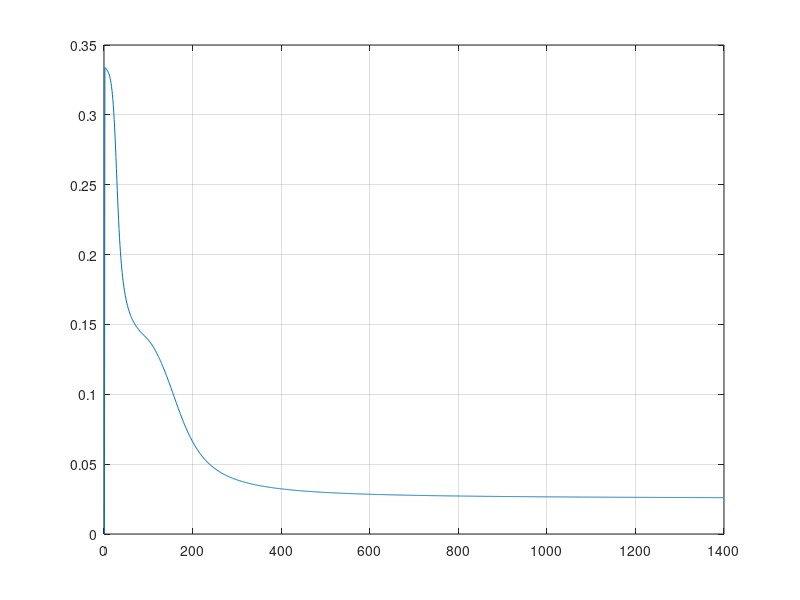

Recreate this plot in MATLAB. (Note: this script raises an error after producing the figure.)
% Algoritmo em OCTAVE// Paulo Régis P. Lima
clear, clc
for rodada = 1:2

    % Obter o conjunto de amostras de treinamento
    dados = load('dados_de_treinamento.dat');
    quantidade_dados_de_treinamento = size(dados, 1);
    dados = [linspace(-1, -1, quantidade_dados_de_treinamento)' dados];
    x = dados(:, 1:5);

    % Associar a saída desejada para cada amostra obtida
    d = dados(:, 6:8);

    % Inicializar as matrizes de pesos W1 (Neurônios Intermediários x Entradas) e
    % W2 (Neurônios Saída x Neurônios Intermediários+1) aleatoriamente com
    % valores pequenos aleatórios
    neuronios_intermediarios = 15;
    neuronios_saida = 3;
    entradas = size(x, 2);

    if rodada == 1 % Na primeira rodada, executa o algoritmo sem momentum
        alfa = 0; % Termo momentum
        w1 = rand(neuronios_intermediarios, entradas) * 0.2;
        w2 = rand(neuronios_saida, neuronios_intermediarios + 1) * 0.2;
        titulo = 'Sem momentum: ';
        % Salvar as matrizes iniciais w1 e w2 para utilizar no algoritmo com momentum
        save('matrizes_iniciais', 'w1', 'w2');
    else % Na segunda rodada, executa o algoritmo com momentum
        alfa = 0.9; % Termo momentum
        % Carregar a matriz inicial w1 utilizada no algoritmo sem momentum
        load('matrizes_iniciais');
        titulo = 'Com momentum: ';
    end

    w1_inicial = w1;
    w1_atual = w1;
    w1_anterior = w1;
    w2_inicial = w2;
    w2_atual = w2;
    w2_anterior = w2;

    % Taxa de aprendizagem (ta) e precisão
    ta = 0.1;
    precisao = 1e-6;

    % Iniciar o contador de épocas
    ep = 1;

    % Iniciar o Erro Quadrático Médio atual
    EQM = 0;

    tic % Início da contagem do tempo de treinamento

    % Laço principal
    while true
        for k = 1:length(x)
            % Fase Forward
            I1 = w1 * x(k, :)';
            Y1 = 1 ./ (1 + exp(-I1));
            Y1 = [-1; Y1];
            I2 = w2 * Y1;
            Y2 = 1 ./ (1 + exp(-I2));

            % Fase Backward
            a = exp(-I1) ./ (1 + exp(-I1)).^2;
            b = exp(-I2) ./ (1 + exp(-I2)).^2;
            delta2 = b .* (d(k, :)' - Y2);
            w2 = w2 + (ta * delta2) * Y1' + alfa * (w2_atual - w2_anterior);
            w2_anterior = w2_atual;
            w2_atual = w2;
            delta1 = a .* (delta2' * w2(:, 2:neuronios_intermediarios + 1))';
            w1 = w1 + ta * delta1 * x(k, :) + alfa * (w1_atual - w1_anterior);
            w1_anterior = w1_atual;
            w1_atual = w1;
        end

        % Obter saída da rede ajustada
        for k = 1:length(x)
            I1 = w1 * x(k, :)';
            Y1 = 1 ./ (1 + exp(-I1));
            Y1 = [-1; Y1];
            I2 = w2 * Y1;
            Y2 = 1 ./ (1 + exp(-I2));
            EQ(:, k) = 0.5 * ((d(k, :)' - Y2).^2);
        end

        % Cálculo do EQM
        EQM = EQM + sum(EQ(:)) / length(x);
        ep = ep + 1;
        eqm(ep) = EQM;
        EQM = 0;

        if (abs(eqm(ep) - eqm(ep-1)) < precisao)
            break
        end
    end

    disp('Treinamento finalizado! ');

    tempo = toc; % Finalização da contagem do tempo de treinamento
    fprintf('Duração do treinamento: %.2f segundos \n \n', tempo);

    %% Validação
    % Obter o conjunto de dados de validação
    validacao = load('dados_de_validacao.dat');
    quantidade_dados_de_validacao = size(validacao, 1);
    validacao = [linspace(-1, -1, quantidade_dados_de_validacao)' validacao];

    xv = validacao(:, 1:5);
    yv = validacao(:, 6:8);

    % Fase Forward
    I1 = w1 * xv';
    Y1 = 1 ./ (1 + exp(-I1));
    Y1 = [-ones(1, size(xv, 1)); Y1];
    I2 = w2 * Y1;
    Y2 = 1 ./ (1 + exp(-I2));

    % Disponibilizar as saídas da rede (pós-processamento)
    Y2p = Y2 >= 0.5;

    disp('Saída sem processamento: y1 y2 y3'), Y2'
    disp('Saída processada: y1 y2 y3'), Y2p'

    % Gráfico do EQM
    figure;
    plot(eqm);
    grid on;
    title(strcat(titulo, string(tempo), ' segundos'));
    xlabel('Épocas');
    ylabel('EQM');

    if rodada == 1
        clear, clc;
    end
end

